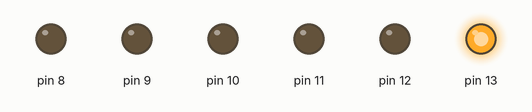
A sketch run on a simulated Arduino Uno, built with avr-gcc and run on an emulated ATmega328P. Parts: output pins drawn as LEDs (lit = HIGH).

Above: at 0.2 s.
At 1.7 s:
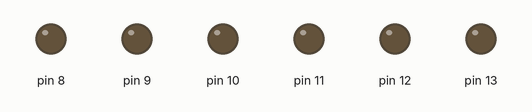
At 3.2 s:
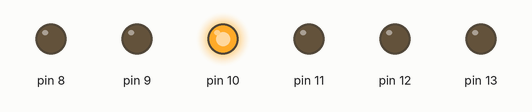
At 6.2 s:
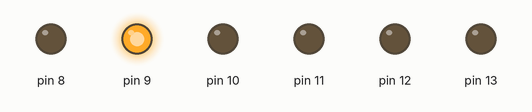
At 9.2 s:
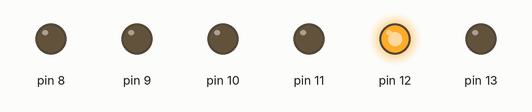
At 12.2 s:
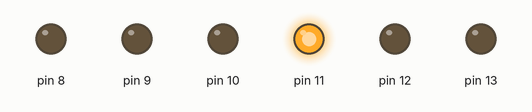
Timing chart, 0 to 13.0 s (numbered marks = the images above):
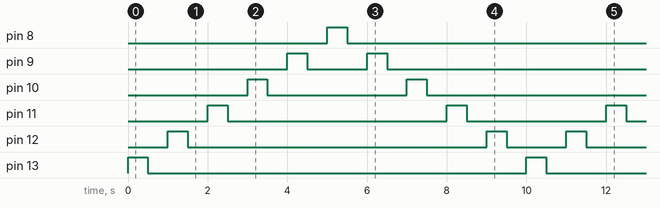

The sketch:

Blinking_c_ino.ino
```cpp
const int Speed = 500;
const int OFF = 500;
void setup(){
  pinMode(13,OUTPUT);
  pinMode(12,OUTPUT);
  pinMode(11,OUTPUT);
  pinMode(10,OUTPUT);
  pinMode(9,OUTPUT);
  pinMode(8,OUTPUT);
}

void loop(){
  for(int i = 13; i >8; i--){
    digitalWrite(i,HIGH);
    delay(Speed);
    digitalWrite(i,LOW);
    delay(OFF);

  }

  for(int i = 8; i < 13; i++){
    digitalWrite(i,HIGH);
    delay(Speed);
    digitalWrite(i,LOW);
    delay(OFF);

  }
}
```

Measured:
- by itself, pin 8, pin 13: alternates HIGH for 0.50 s and LOW for 9.5 s
- by itself, pin 9: repeats every 10.0 s: LOW 1.5 s, HIGH 0.50 s, LOW 7.5 s, HIGH 0.50 s
- by itself, pin 10: repeats every 10.0 s: LOW 3.5 s, HIGH 0.50 s, LOW 5.5 s, HIGH 0.50 s
- by itself, pin 11: repeats every 10.0 s: LOW 5.5 s, HIGH 0.50 s, LOW 3.5 s, HIGH 0.50 s
- by itself, pin 12: repeats every 10.0 s: LOW 7.5 s, HIGH 0.50 s, LOW 1.5 s, HIGH 0.50 s
